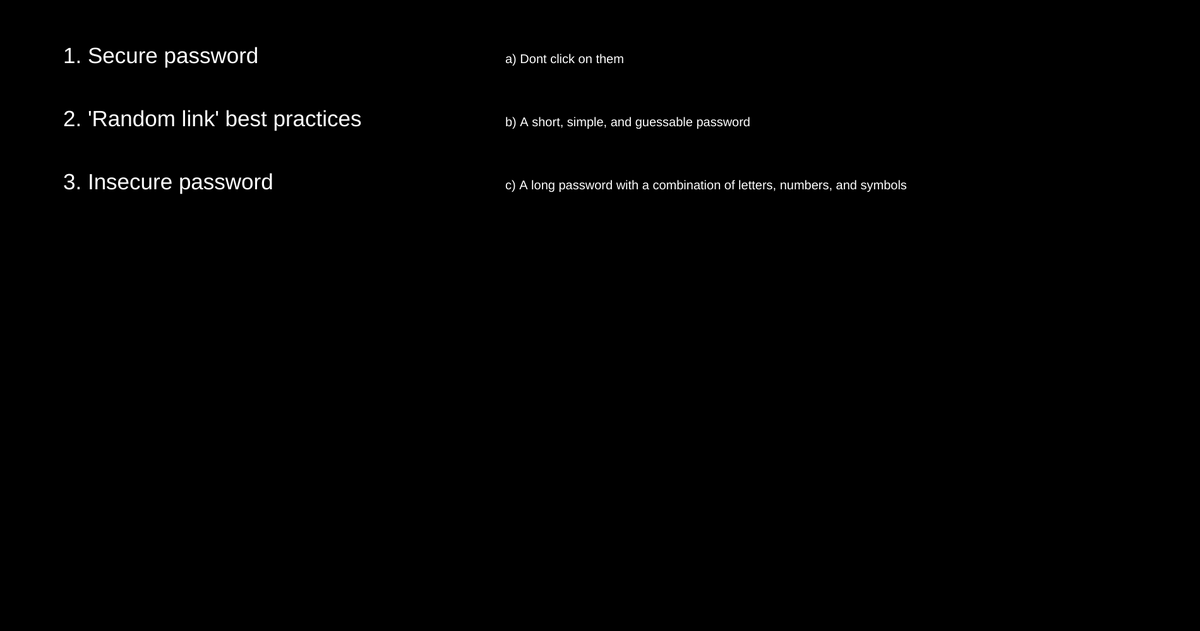
Frame 1 (no input)
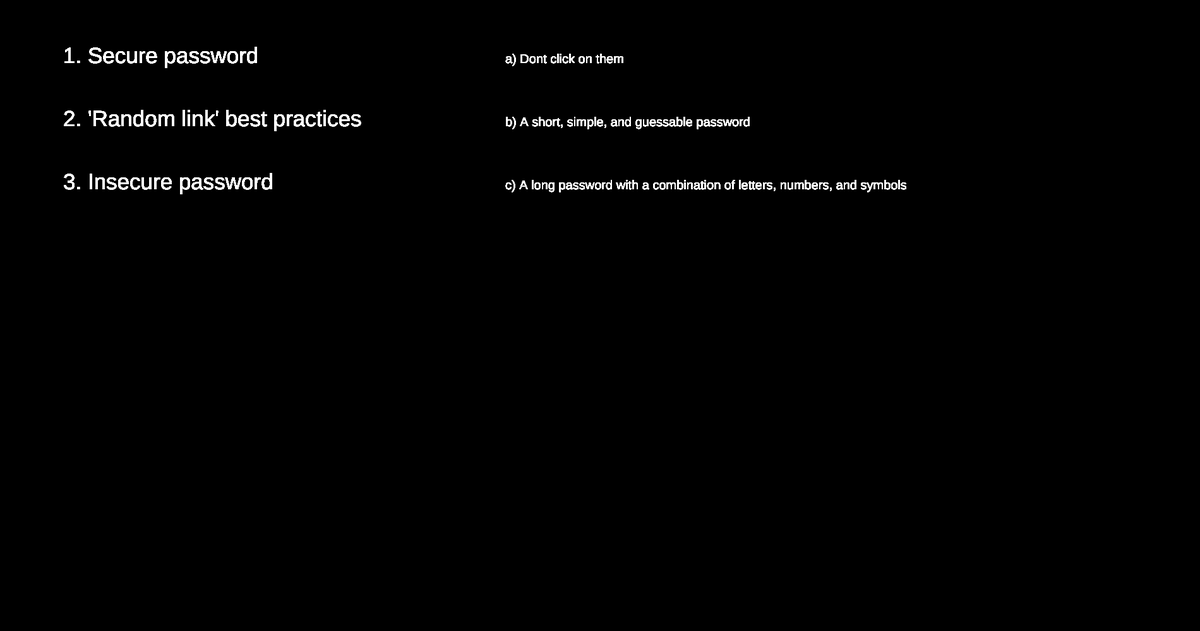
Frame 60 (no input)
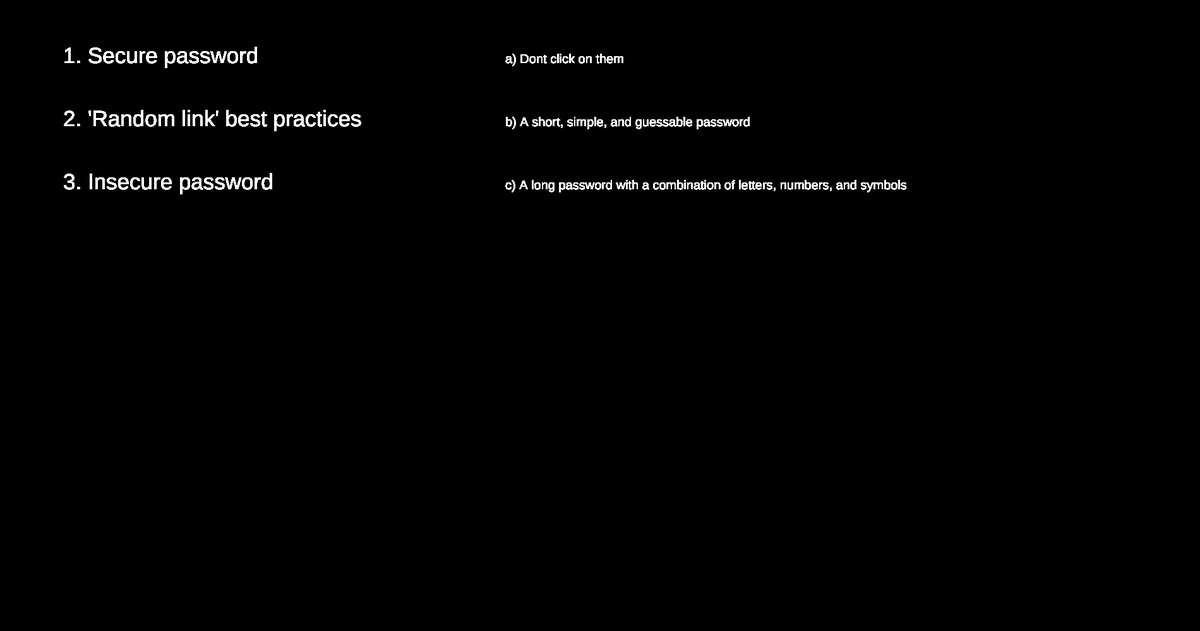
Frame 120 (the mouse pressed at the canvas centre since frame 60)

The p5.js sketch that drew these frames (run headless with seeded random() and noise() and a simulated clock; from frame 60 on, the mouse is pressed at the canvas centre):

// p5.js sketch
// ── sketch.js
let button;

function setup() {
    createCanvas(1900, 1000);
    background(0, 0, 0)
    fill(255, 255, 255)
}


 let firstWord = ['a', 100]
 let secondWord = ['b', 200]
 let thirdWord = ['c', 300]
 let wordOrderList = [firstWord, secondWord, thirdWord]
 let boolean1 = false
 let boolean2 = false
 let boolean3 = false
 let booleanCorrect1 = false
 let booleanCorrect2 = false
 let booleanCorrect3 = false
 
function draw() {
    textSize(35)
    if (boolean1 == true) {
        fill(255, 0, 0)  
    }
    if (booleanCorrect3 == true) {
        fill(0, 255, 0)
    }
    text("1. Secure password", 100, wordOrderList[0][1])
    fill(255, 255, 255)

    if (boolean2 == true) {
        fill(255, 0, 0)
    }

    if (booleanCorrect1 == true) {
        fill(0, 255, 0)
    }
    text("2. 'Random link' best practices", 100, wordOrderList[1][1])
    fill(255, 255, 255)

    if (boolean3 == true) {
        fill(255, 0, 0)  
    }
    if (booleanCorrect2 == true) {
        fill(0, 255, 0)
    }
    text('3. Insecure password', 100, wordOrderList[2][1])
    fill(255, 255, 255)
    textSize(20)
    
    if (booleanCorrect3 == true) {
        fill(0, 255, 0)
    }
    text('c) A long password with a combination of letters, numbers, and symbols', 800, 300)
    fill(255, 255, 255)


    if (booleanCorrect1 == true) {
        fill(0, 255, 0)
    }
    text('a) Dont click on them', 800, 100)
    fill(255, 255, 255)


    if (booleanCorrect2 == true) {
        fill(0, 255, 0)
    }
    text('b) A short, simple, and guessable password', 800, 200)

    if (booleanCorrect1 == true && booleanCorrect2 == true && booleanCorrect3 == true) {
        fill(random(255), random(255), random(255))
        text('YOU WIN!!!', 900, 500)
    }
}
let arraymatch = []
function keyPressed() {
    if (keyCode == 49) { // one
        arraymatch.push(49)
        console.log(arraymatch)
        if (arraymatch[1] < 65) {
            console.log("error")
            boolean1 = false
            boolean2 = false
            boolean3 = false
            arraymatch = []
        }
        else {
            boolean1 = true //allows the 1. credit score to turn red
        }
    }
    if (keyCode == 50) { //two
        arraymatch.push(50)
        console.log(arraymatch)
        if (arraymatch[1] < 65) {
            console.log("error")
            boolean2 = false
            boolean1 = false
            boolean3 = false
            arraymatch = []
        }
        else {
            boolean2 = true
        }
    }
    if (keyCode == 51) { //three
        arraymatch.push(51)
        console.log(arraymatch)
        if (arraymatch[1] < 65) {
            console.log("error")
            boolean2 = false
            boolean1 = false
            boolean3 = false
            arraymatch = []

        }
        else {
            boolean3 = true
        }
    }

    if (keyCode == 65) {
        arraymatch.push(65)
        console.log(arraymatch)
        if (arraymatch[0] == 50) {
            booleanCorrect1 = true
            arraymatch = []
        }
        else {
            console.log("error")
            boolean2 = false
            boolean1 = false
            boolean3 = false
            arraymatch = []
        }
    }

    if (keyCode == 66) {
        arraymatch.push(66)
        console.log(arraymatch)
        if (arraymatch[0] == 51) {
            booleanCorrect2 = true //allows the corresponding words to turn green
            arraymatch= []
        }
        else {
            console.log("error")
            boolean2 = false
            boolean1 = false
            boolean3 = false
            arraymatch = []
        }
    }
    if (keyCode == 67) {
        arraymatch.push(67)
        console.log(arraymatch)
        if (arraymatch[0] == 49) {
            booleanCorrect3 = true
            arraymatch= []
        }
        else {
            console.log("error")
            boolean2 = false
            boolean1 = false
            boolean3 = false
            arraymatch = []
        }
    }
    
    

 }
